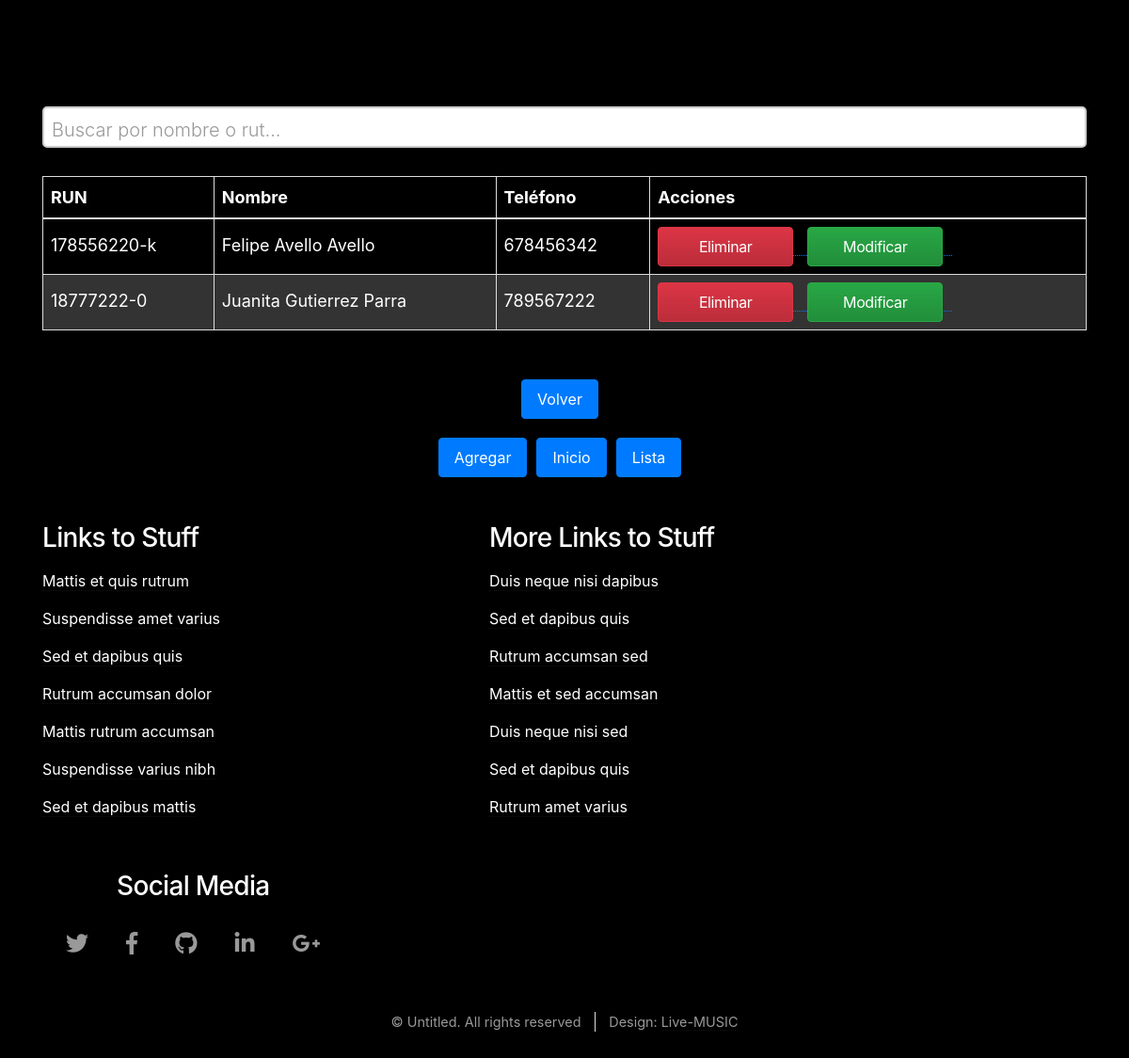
The page /crud/?page=2 (lower part) on the database as committed earlier.
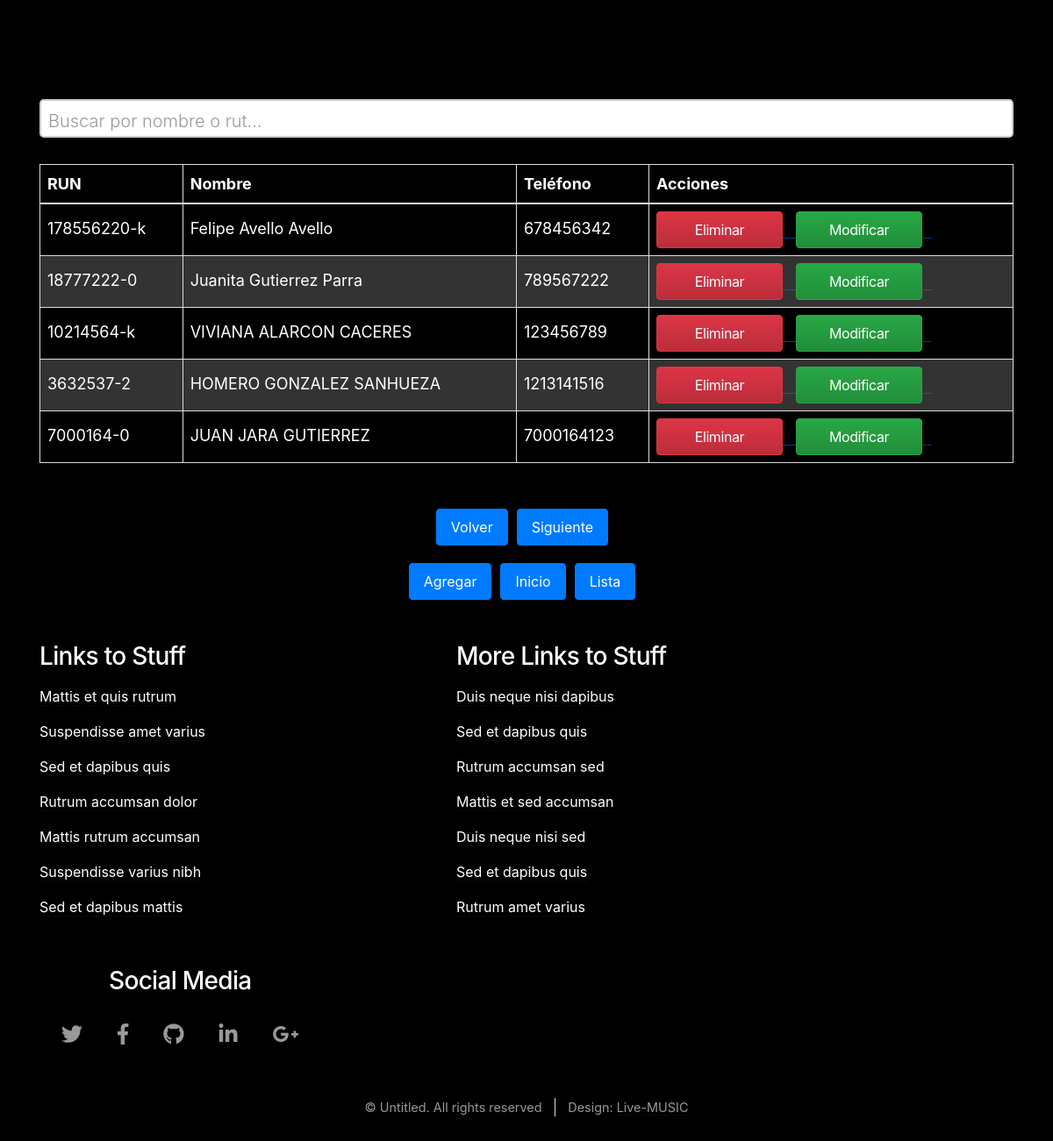
The same page on the database as committed later.
### demo/models.py (models this page shows, shortened)
class Postulante(models.Model):
    rut              = models.CharField(primary_key=True, max_length=10)
    nombre           = models.CharField(max_length=20)
    apellido_paterno = models.CharField(max_length=20)
    apellido_materno = models.CharField(max_length=20)
    fecha_nacimiento = models.DateField(blank=False, null=False)
    id_genero        = models.ForeignKey('Genero',on_delete=models.CASCADE, db_column='idGenero')
    telefono         = models.CharField(max_length=45)
    email            = models.EmailField(unique=True, max_length=100, blank=True, null=True)
    direccion        = models.CharField(max_length=50, blank=True, null=True)
    activo           = models.IntegerField()

### demo/views.py (the view)
# urls.py: path('crud/', views.crud, name='crud'),
def crud(request):
    postulantes = Postulante.objects.all()  # Obtén todos los postulantes
    paginator = Paginator(postulantes, 5)  # Mostrar 5 postulantes por página
    page_number = request.GET.get('page')
    page_obj = paginator.get_page(page_number)
    context = {
        'demo': page_obj,  # Pasar el objeto de paginación a la plantilla
    }
    return render(request, 'demo/alumnos_list.html', context)

### demo/templates/demo/alumnos_list.html (shortened to what this page needs)
{% extends "demo/base.html" %}
{% block content %}
<header class="container1">
  <div class="container1-content container">
    <div class="container1-txt">
      <input type="text" id="buscarInput" placeholder="Buscar por nombre o rut...">
      <div class="table-responsive">
        <table id="tablaPostulantes" class="responsive-table">
          <thead>
            <tr>
              <th>RUN</th>
              <th>Nombre</th>
              <th>Teléfono</th>
              <th>Acciones</th>
            </tr>
          </thead>
          <tbody>
            {% for postulante in demo %}
            <tr>
              <td>{{ postulante.rut }}</td>
              <td>{{ postulante.nombre }} {{ postulante.apellido_paterno }} {{ postulante.apellido_materno }}</td>
              <td>{{ postulante.telefono }}</td>
              <td class="acciones">
                <a href="{% url 'alumnos_del' pk=postulante.rut %}">
                  <button class="btn btn-danger">Eliminar</button>
                </a>
                <a href="{% url 'alumnos_findEdit' pk=postulante.rut %}">
                  <button class="btn btn-success">Modificar</button>
                </a>
              </td>
            </tr>
            {% endfor %}
          </tbody>
        </table>
      </div>
      <div class="btn-container">
        {% if demo.has_previous %}
        <a href="?page={{ demo.previous_page_number }}" class="btn btn-info">Volver</a>
        {% endif %}
        {% if demo.has_next %}
        <a href="?page={{ demo.next_page_number }}" class="btn btn-info">Siguiente</a>
        {% endif %}
      </div>
      <div class="btn-container">
        <a href="{% url 'alumnosAdd' %}" class="btn btn-info">Agregar</a>
        <a href="{% url 'index' %}" class="btn btn-info">Inicio</a>
        <a href="{% url 'listadoSQL' %}" class="btn btn-info">Lista</a>
      </div>
    </div>
  </div>
</header>
{% endblock %}

Rows that differ between the two databases and show on the page:
added Postulante: rut "10214564-k", nombre "VIVIANA", apellido_paterno "ALARCON", apellido_materno "CACERES", telefono "123456789"
added Postulante: rut "3632537-2", nombre "HOMERO", apellido_paterno "GONZALEZ", apellido_materno "SANHUEZA", telefono "1213141516"
added Postulante: rut "7000164-0", nombre "JUAN", apellido_paterno "JARA", apellido_materno "GUTIERREZ", telefono "7000164123"
Other text that changed with them:
text now shown: "Siguiente"
